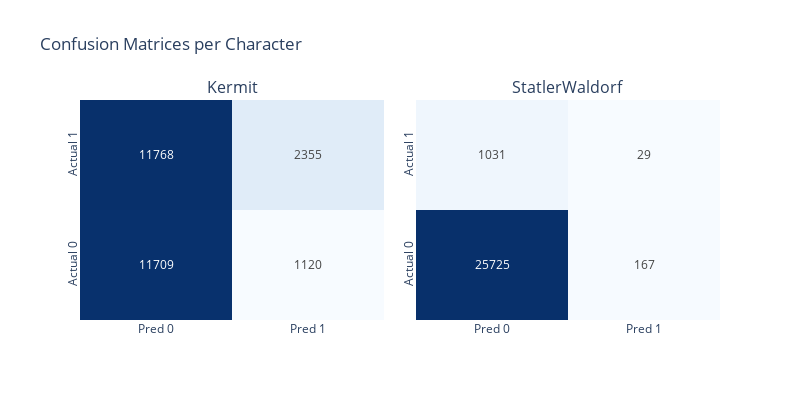
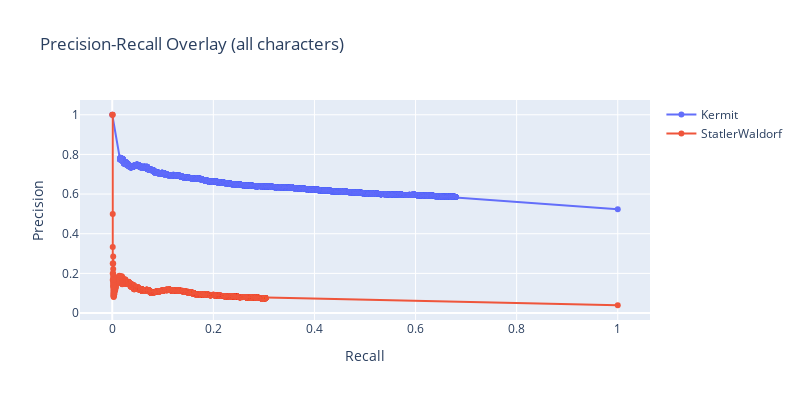
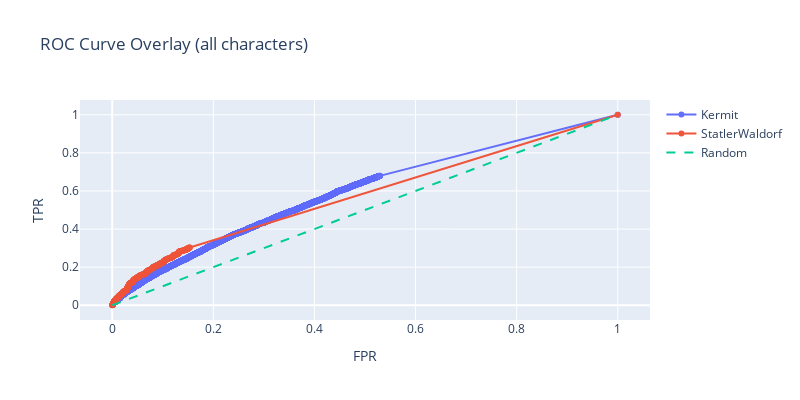

Notebook code for these charts, in order:
### Code cell
# --- Model 1: per-character binary classification (KNN) ---

# -- Store both: *_score (for PR/ROC/AP) and *_present (thresholded for confusion matrix)

for character in SIM1_CHARACTER_LABEL_COLS:
    y_train = train_df[character].astype(int).values

    knn = KNeighborsClassifier(
        n_neighbors=5,
        weights="distance"
    )
    knn.fit(X_train, y_train)

    # score preferred (for PR/ROC/MAP)
    if hasattr(knn, "predict_proba"):
        y_score = knn.predict_proba(X_test)[:, 1]
    else:
        # fallback
        y_score = knn.predict(X_test).astype(float)

    # threshold -> hard label (for confusion matrix)
    y_pred = (y_score >= 0.5).astype(int)

    y_pred_df[f"{character}_score"] = y_score
    y_pred_df[f"{character}_present"] = y_pred

# -- Evaluation (multi-label, per character)

# Confusion matrix per character
# PR/ROC overlays
# Average Precision per character + mean across characters

metrics_dict, overall_map = eval.evaluate_multiclass(
    y_true_df=y_true_df,
    y_pred_df=y_pred_df,
    characters=SIM1_CHARACTER_LABEL_COLS
)

metrics_dict, overall_map

### Figure 1 — Plotly figure (JSON) as saved in the notebook; plotly's stock layout.template omitted (floating-point values rounded to 4 significant figures)
{"data": [{"colorscale": [[0, "rgb(247,251,255)"], [0.125, "rgb(222,235,247)"], [0.25, "rgb(198,219,239)"], [0.375, "rgb(158,202,225)"], [0.5, "rgb(107,174,214)"], [0.625, "rgb(66,146,198)"], [0.75, "rgb(33,113,181)"], [0.875, "rgb(8,81,156)"], [1, "rgb(8,48,107)"]], "showscale": false, "text": [["11709", "1120"], ["11768", "2355"]], "texttemplate": "%{text}", "type": "heatmap", "x": ["Pred 0", "Pred 1"], "xaxis": "x", "y": ["Actual 0", "Actual 1"], "yaxis": "y", "z": [[11709, 1120], [11768, 2355]]}, {"colorscale": [[0, "rgb(247,251,255)"], [0.125, "rgb(222,235,247)"], [0.25, "rgb(198,219,239)"], [0.375, "rgb(158,202,225)"], [0.5, "rgb(107,174,214)"], [0.625, "rgb(66,146,198)"], [0.75, "rgb(33,113,181)"], [0.875, "rgb(8,81,156)"], [1, "rgb(8,48,107)"]], "showscale": false, "text": [["25725", "167"], ["1031", "29"]], "texttemplate": "%{text}", "type": "heatmap", "x": ["Pred 0", "Pred 1"], "xaxis": "x2", "y": ["Actual 0", "Actual 1"], "yaxis": "y2", "z": [[25725, 167], [1031, 29]]}], "layout": {"annotations": [{"font": {"size": 16}, "showarrow": false, "text": "Kermit", "x": 0.2375, "xanchor": "center", "xref": "paper", "y": 1, "yanchor": "bottom", "yref": "paper"}, {"font": {"size": 16}, "showarrow": false, "text": "StatlerWaldorf", "x": 0.7625, "xanchor": "center", "xref": "paper", "y": 1, "yanchor": "bottom", "yref": "paper"}], "height": 400, "showlegend": false, "title": {"text": "Confusion Matrices per Character"}, "width": 800, "xaxis": {"anchor": "y", "domain": [0, 0.475]}, "xaxis2": {"anchor": "y2", "domain": [0.525, 1]}, "yaxis": {"anchor": "x", "domain": [0, 1], "tickangle": -90}, "yaxis2": {"anchor": "x2", "domain": [0, 1], "tickangle": -90}}}

### Figure 2 — Plotly figure (JSON) as saved in the notebook; plotly's stock layout.template omitted (floating-point values rounded to 4 significant figures; data arrays with more than 128 entries replaced by an {"elided": "..."} marker saying what was removed)
{"data": [{"mode": "lines+markers", "name": "Kermit", "type": "scatter", "x": {"elided": "16108 float values"}, "y": {"elided": "16108 float values"}}, {"mode": "lines+markers", "name": "StatlerWaldorf", "type": "scatter", "x": {"elided": "4298 float values"}, "y": {"elided": "4298 float values"}}], "layout": {"height": 400, "title": {"text": "Precision-Recall Overlay (all characters)"}, "width": 800, "xaxis": {"title": {"text": "Recall"}}, "yaxis": {"title": {"text": "Precision"}}}}

### Figure 3 — Plotly figure (JSON) as saved in the notebook; plotly's stock layout.template omitted (floating-point values rounded to 4 significant figures; data arrays with more than 128 entries replaced by an {"elided": "..."} marker saying what was removed)
{"data": [{"mode": "lines+markers", "name": "Kermit", "type": "scatter", "x": {"elided": "7771 float values"}, "y": {"elided": "7771 float values"}}, {"mode": "lines+markers", "name": "StatlerWaldorf", "type": "scatter", "x": {"elided": "564 float values"}, "y": {"elided": "564 float values"}}, {"line": {"dash": "dash"}, "mode": "lines", "name": "Random", "type": "scatter", "x": [0, 1], "y": [0, 1]}], "layout": {"height": 400, "title": {"text": "ROC Curve Overlay (all characters)"}, "width": 800, "xaxis": {"title": {"text": "FPR"}}, "yaxis": {"title": {"text": "TPR"}}}}
